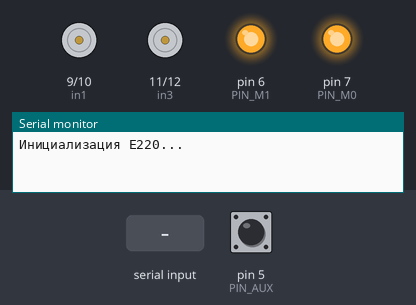
A sketch run on a simulated Arduino Uno, built with avr-gcc and run on an emulated ATmega328P. Shown: motor-driver pin pairs drawn as motors (green arrow = first pin HIGH = forward, orange = second pin HIGH = backward, longer = more drive), output pins drawn as LEDs (lit = HIGH), the last lines printed to the serial monitor. Inputs (shaded band) come from the test bench; at power-on: pin 5 (PIN_AUX) HIGH.

Above: at 0.2 s.
At 2.4 s:
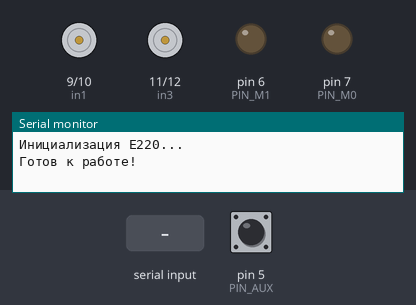
2.5 s: "W90\n" received over the second serial link
At 3.7 s:
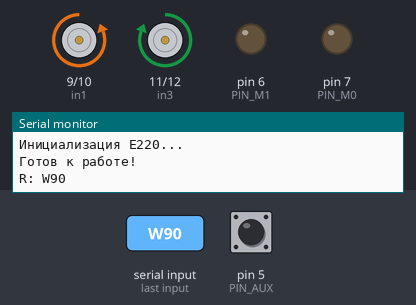
4.0 s: "90,45\n" received over Serial
6.5 s: "90,45\n" received over the second serial link
8.0 s: "5\n" received over the second serial link
Timing chart, 0 to 12.0 s (numbered marks = the images above; inputs shaded):
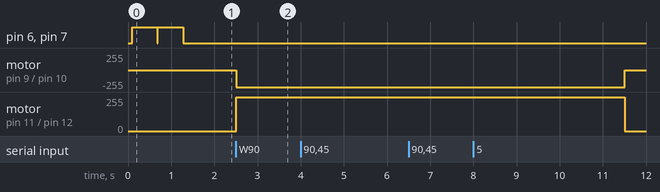

The sketch:

src.ino
```cpp
#include "E220.h"

// Подключение:
// E220 VCC -> 3.3V/5V
// E220 GND -> GND
// E220 RX  -> D4 (SoftwareSerial TX)
// E220 TX  -> D3 (SoftwareSerial RX)
// E220 M0  -> D7
// E220 M1  -> D6
// E220 AUX -> D5

#define PIN_M0  7
#define PIN_M1  6
#define PIN_AUX 5
#define PIN_RX  3 // Подключается к TX модуля
#define PIN_TX  4 // Подключается к RX модуля

E220 lora(PIN_M0, PIN_M1, PIN_AUX, PIN_RX, PIN_TX);

E220Config config;

// Для таймера
unsigned long previousTime = 0;
const long interval = 10000; // 10

// ---------- ROVER functions ----------

unsigned long roverStartTime = 0;
unsigned long moveDuration = 0; // Длительность движения в мс
bool isMoving = false;

const int in2 = 10; // m1
const int in1 = 9;  // m1

const int in4 = 12; // m2
const int in3 = 11; // m2

void setupPinRover()
{
    pinMode(in1, 0x1); pinMode(in2, 0x1); // m1
    pinMode(in3, 0x1); pinMode(in4, 0x1); // m2
}

void testMotorRover()
{
    digitalWrite(in1, 0x1); digitalWrite(in2, 0x0); // backward m1
    digitalWrite(in4, 0x1); digitalWrite(in3, 0x0); // backward m2
    delay(5000);

    digitalWrite(in1, 0x0); digitalWrite(in2, 0x1); // forward m1
    digitalWrite(in4, 0x0); digitalWrite(in3, 0x1); // forward m2
    delay(5000);
}

void forwardRover()
{
    digitalWrite(in1, 0x0); digitalWrite(in2, 0x1); // forward m1
    digitalWrite(in4, 0x0); digitalWrite(in3, 0x1); // forward m2
}

void backwardRover()
{
    digitalWrite(in1, 0x1); digitalWrite(in2, 0x0); // backward m1
    digitalWrite(in4, 0x1); digitalWrite(in3, 0x0); // backward m2
}

void leftRover()
{
    digitalWrite(in1, 0x0); digitalWrite(in2, 0x1); // forward m1
    digitalWrite(in4, 0x1); digitalWrite(in3, 0x0); // backward m2
}

void rightRover()
{
    digitalWrite(in1, 0x1); digitalWrite(in2, 0x0); // backward m1
    digitalWrite(in4, 0x0); digitalWrite(in3, 0x1); // forward m2
}

void stopRover()
{
    digitalWrite(in1, 0x0); digitalWrite(in2, 0x0); // backward m1
    digitalWrite(in4, 0x0); digitalWrite(in3, 0x0); // backward m2
}
// ---------- END ROVER functions ---------

void setup()
{
    Serial.begin(9600);
    Serial.println("Инициализация E220...");

    if (!lora.begin(9600))
    {
        Serial.println("Ошибка инициализации модуля!");
        while (1)
            ;
    }

    // Получаем текущую конфигурацию
    if (lora.getConfig(config))
    {
        Serial.println("Текущая конфигурация:");
        Serial.print("Адрес: 0x");
        Serial.println(config.address, HEX);
        Serial.print("Канал: ");
        Serial.println(config.channel);
    }

    // Настраиваем модуль (опционально)
    config.address = 0x1234; // Адрес
    config.channel = 23;     // Канал
    config.uartBaud = BAUD_9600;
    config.airRate = AIR_2_4K;
    config.power = POWER_22dBm;
    config.fixedTransmission = false;
    config.enableRSSI = false;
    config.enableLBT = false;

    if (lora.configure(config))
    {
        Serial.println("Конфигурация обновлена!");
    }

    Serial.println("Готов к работе!");

    // --------- rover ---------
    setupPinRover();
    // testMotorRover();
}

void loop()
{
    // // Отправляем SAY HELLO каждые 10 секунд
    // unsigned long currentTime = millis();

    // if (currentTime - previousTime >= interval) {
    //     sendSayHello();
    //     previousTime = currentTime;
    // }

    // Проверяем полученные данные
    if (lora.available())
    {
        String msg = lora.receiveString();
        Serial.print("R: ");
        Serial.print(msg);

        msg.trim(); // Удаляем \n

        if (msg.length() > 0)
        {
            char command = msg.charAt(0);

            // ЭКСТРЕННАЯ ОСТАНОВКА
            if (command == 'R')
            {
                stopRover();
                isMoving = false; // Сбрасываем флаг, отменяя текущий таймер
            }
            // если ровер стоит
            else if (!isMoving)
            {
                long seconds = msg.substring(1).toInt();
                if (seconds <= 0) seconds = 0; // можно 1

                moveDuration = seconds * 100;

                if (command == 'W') { forwardRover();  isMoving = true; roverStartTime = millis(); }
                if (command == 'S') { backwardRover(); isMoving = true; roverStartTime = millis(); }
                if (command == 'A') { leftRover();     isMoving = true; roverStartTime = millis(); }
                if (command == 'D') { rightRover();    isMoving = true; roverStartTime = millis(); }
            }
        }
    }

    if (isMoving && (millis() - roverStartTime >= moveDuration))
    {
        stopRover();
        isMoving = false;
    }

    // Отправляем данные по Serial
    if (Serial.available())
    {
        String msg = Serial.readString();
        if (lora.sendString(msg))
        {
            Serial.println("SEND");
        }
        else
        {
            Serial.println("ERROR");
        }
    }
}

bool sendSayHello()
{
    lora.sendStringWithAddress("Hello", 0x1234, 23);
}
```

e220.cpp
```cpp
#include "E220.h"
#include <Arduino.h>

E220::E220(uint8_t m0Pin, uint8_t m1Pin, uint8_t auxPin, uint8_t rxPin, uint8_t txPin)
{
    _m0Pin = m0Pin;
    _m1Pin = m1Pin;
    _auxPin = auxPin;
    _serial = new SoftwareSerial(rxPin, txPin);
    _currentMode = MODE_NORMAL;
    _lastRSSI = 0;
}

bool E220::begin(uint32_t baudRate)
{
    pinMode(_m0Pin, OUTPUT);
    pinMode(_m1Pin, OUTPUT);
    pinMode(_auxPin, INPUT_PULLUP);

    _serial->begin(baudRate);

    // Сброс в нормальный режим
    setMode(MODE_NORMAL);
    delay(100);

    // Ждём готовности модуля
    for (int i = 0; i < 50; i++)
    {
        if (isReady())
        {
            return true;
        }
        delay(50);
    }
    return false;
}

void E220::setModePins(E220Mode mode)
{
    digitalWrite(_m0Pin, (mode & 0x01) ? HIGH : LOW);
    digitalWrite(_m1Pin, (mode & 0x02) ? HIGH : LOW);
}

void E220::setMode(E220Mode mode)
{
    if (_currentMode == mode)
        return;

    setModePins(mode);
    delay(20); // Время на переключение режима

    // Если выходим из конфигурационного режима, нужно больше времени
    if (_currentMode == MODE_CONFIG)
    {
        waitForAUX();
    }

    _currentMode = mode;
}

E220Mode E220::getMode()
{
    return _currentMode;
}

bool E220::isReady()
{
    return digitalRead(_auxPin) == HIGH;
}

void E220::waitForAUX()
{
    unsigned long start = millis();
    while (digitalRead(_auxPin) == LOW)
    {
        if (millis() - start > 2000)
        {
            break; // Таймаут 2 секунды
        }
        delay(1);
    }
}

bool E220::sendData(const uint8_t *data, size_t len)
{
    if (_currentMode != MODE_NORMAL && _currentMode != MODE_WOR_TX)
    {
        setMode(MODE_NORMAL);
        waitForAUX();
    }

    waitForAUX();

    size_t sent = _serial->write(data, len);
    _serial->flush();

    // Ждём завершения передачи
    waitForAUX();

    return sent == len;
}

bool E220::sendString(const String &message)
{
    return sendData((const uint8_t *)message.c_str(), message.length());
}

bool E220::sendStringWithAddress(const String &message, uint16_t destAddress, uint8_t destChannel)
{
    // Формируем префикс: [DD DD CC] где DD - адрес (2 байта), CC - канал (1 байт)
    uint8_t prefix[3];
    prefix[0] = (destAddress >> 8) & 0xFF;  // Старший байт адреса
    prefix[1] = destAddress & 0xFF;         // Младший байт адреса
    prefix[2] = destChannel;                // Канал

    // Отправляем префикс
    if (!sendData(prefix, 3)) {
        return false;
    }

    // Отправляем сообщение SAY
    String sayMessage = "SAY " + message;
    return sendString(sayMessage);
}

int E220::available()
{
    if (_currentMode != MODE_NORMAL && _currentMode != MODE_WOR_RX)
    {
        return 0;
    }
    return _serial->available();
}

size_t E220::receiveData(uint8_t *buffer, size_t maxLen)
{
    size_t received = 0;
    unsigned long start = millis();

    while (received < maxLen && (millis() - start) < 100)
    {
        if (_serial->available())
        {
            buffer[received++] = _serial->read();
            start = millis();
        }
    }

    return received;
}

String E220::receiveString()
{
    String result = "";
    unsigned long start = millis();

    while ((millis() - start) < 10) //100
    {
        if (_serial->available())
        {
            result += (char)_serial->read();
            start = millis();
        }
    }

    return result;
}

int8_t E220::getLastRSSI()
{
    return _lastRSSI;
}

uint8_t E220::calculateCRC(const uint8_t *data, uint8_t len)
{
    uint8_t crc = 0;
    for (uint8_t i = 0; i < len; i++)
    {
        crc ^= data[i];
    }
    return crc;
}

bool E220::sendCommand(const uint8_t *cmd, uint8_t cmdLen, uint8_t *response, uint8_t respLen)
{
    E220Mode previousMode = _currentMode;

    // Переключаемся в режим конфигурации
    if (_currentMode != MODE_CONFIG)
    {
        setMode(MODE_CONFIG);
        waitForAUX();
    }

    // Очищаем буфер
    while (_serial->available())
    {
        _serial->read();
    }

    // Отправляем команду
    _serial->write(cmd, cmdLen);
    _serial->flush();

    // Ждём ответ
    delay(50);

    // Читаем ответ
    uint8_t received = 0;
    unsigned long start = millis();

    while (received < respLen && (millis() - start) < 500)
    {
        if (_serial->available())
        {
            response[received++] = _serial->read();
        }
    }

    // Возвращаемся в предыдущий режим
    if (previousMode != MODE_CONFIG)
    {
        setMode(previousMode);
    }

    return received == respLen && response[0] == 0xC1;
}

bool E220::configure(const E220Config &config)
{
    // Команда: C0 + начальный адрес(00) + длина(09) + параметры
    uint8_t cmd[13] = {
        0xC0, 0x00, 0x09,                                           // Заголовок команды
        (uint8_t)(config.address >> 8),                             // ADDH
        (uint8_t)(config.address & 0xFF),                           // ADDL
        config.channel,                                             // CHAN
        (uint8_t)((config.uartBaud << 2) | (0 << 1) | 0),           // SPED (UART)
        (uint8_t)((config.airRate << 5) | (config.power << 2) | 0), // OPTION
        (uint8_t)((config.fixedTransmission ? 0x01 : 0x00) |
                  (config.enableRSSI ? 0x02 : 0x00) |
                  (config.enableLBT ? 0x10 : 0x00)), // TRANSMISSION_MODE
        0x00, 0x00, 0x00, 0x00                       // Криптография (не используется)
    };

    uint8_t response[13];
    return sendCommand(cmd, 13, response, 13);
}

bool E220::getConfig(E220Config &config)
{
    uint8_t cmd[] = {0xC1, 0x00, 0x09};
    uint8_t response[13];

    if (!sendCommand(cmd, 3, response, 13))
    {
        return false;
    }

    config.address = (response[4] << 8) | response[5];
    config.channel = response[6];
    config.uartBaud = (UARTBaudRate)((response[7] >> 2) & 0x07);
    config.airRate = (AirDataRate)((response[8] >> 5) & 0x07);
    config.power = (TransmitPower)((response[8] >> 2) & 0x03);
    config.fixedTransmission = (response[9] & 0x01) != 0;
    config.enableRSSI = (response[9] & 0x02) != 0;
    config.enableLBT = (response[9] & 0x10) != 0;

    return true;
}

void E220::reset()
{
    setMode(MODE_CONFIG);
    waitForAUX();

    uint8_t cmd[] = {0xC4, 0x00, 0x01}; // Команда сброса
    _serial->write(cmd, 3);
    _serial->flush();

    delay(200);
    setMode(MODE_NORMAL);
}

uint32_t E220::getVersion()
{
    uint8_t cmd[] = {0xC3, 0x00, 0x01};
    uint8_t response[6];

    if (!sendCommand(cmd, 3, response, 6))
    {
        return 0;
    }

    return (response[4] << 8) | response[5];
}
```

e220.h
```cpp
#ifndef E220_H
#define E220_H

#include <SoftwareSerial.h>

// Режимы работы модуля
enum E220Mode
{
    MODE_NORMAL = 0b00, // Режим 0: прозрачная передача
    MODE_WOR_TX = 0b01, // Режим 1: WOR передатчик
    MODE_WOR_RX = 0b10, // Режим 2: WOR приёмник
    MODE_CONFIG = 0b11  // Режим 3: конфигурация (спящий режим)
};

// Скорость UART
enum UARTBaudRate
{
    BAUD_1200 = 0b000,
    BAUD_2400 = 0b001,
    BAUD_4800 = 0b010,
    BAUD_9600 = 0b011,
    BAUD_19200 = 0b100,
    BAUD_38400 = 0b101,
    BAUD_57600 = 0b110,
    BAUD_115200 = 0b111
};

// Скорость эфира
enum AirDataRate
{
    AIR_2_4K = 0b000,
    AIR_4_8K = 0b001,
    AIR_9_6K = 0b010,
    AIR_19_2K = 0b011,
    AIR_38_4K = 0b100,
    AIR_62_5K = 0b101
};

// Мощность передатчика (для E220-900T22D)
enum TransmitPower
{
    POWER_22dBm = 0b00,
    POWER_17dBm = 0b01,
    POWER_13dBm = 0b10,
    POWER_10dBm = 0b11
};

// Структура конфигурации модуля
struct E220Config
{
    uint16_t address;       // Адрес модуля (0-65535)
    uint8_t channel;        // Канал (0-80)
    UARTBaudRate uartBaud;  // Скорость UART
    AirDataRate airRate;    // Скорость эфира
    TransmitPower power;    // Мощность передатчика
    bool fixedTransmission; // Фиксированная передача (true = адресная)
    bool enableRSSI;        // Добавлять RSSI к данным
    bool enableLBT;         // Слушать перед передачей
};

class E220
{
public:
    // Конструктор: пины M0, M1, AUX и SoftwareSerial
    E220(uint8_t m0Pin, uint8_t m1Pin, uint8_t auxPin,
         uint8_t rxPin, uint8_t txPin);

    // Инициализация модуля
    bool begin(uint32_t baudRate = 9600);

    // Установка режима работы
    void setMode(E220Mode mode);

    // Получение текущего режима
    E220Mode getMode();

    // Проверка готовности модуля (AUX)
    bool isReady();

    // Отправка данных
    bool sendData(const uint8_t *data, size_t len);
    bool sendString(const String &message);
    bool sendStringWithAddress(const String &message, uint16_t destAddress, uint8_t destChannel);

    // Приём данных
    int available();
    size_t receiveData(uint8_t *buffer, size_t maxLen);
    String receiveString();

    // Получение RSSI последнего пакета
    int8_t getLastRSSI();

    // Настройка модуля (должно быть в режиме CONFIG)
    bool configure(const E220Config &config);
    bool getConfig(E220Config &config);

    // Сброс модуля
    void reset();

    // Чтение версии модуля
    uint32_t getVersion();

private:
    uint8_t _m0Pin, _m1Pin, _auxPin;
    SoftwareSerial *_serial;
    E220Mode _currentMode;
    int8_t _lastRSSI;

    void setModePins(E220Mode mode);
    void waitForAUX();
    bool sendCommand(const uint8_t *cmd, uint8_t cmdLen, uint8_t *response, uint8_t respLen);
    uint8_t calculateCRC(const uint8_t *data, uint8_t len);
};

#endif
```

Measured:
- after the input at 2.5 s, motor on pin 9 (in1) / pin 10 (in2): stopped → backward 255/255 at once; motor on pin 11 (in3) / pin 12 (in4): stopped → forward 255/255 at once
